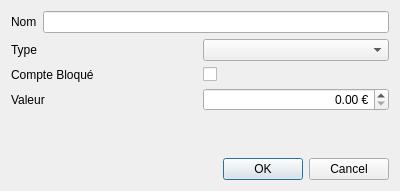
<?xml version="1.0" encoding="UTF-8"?>
<ui version="4.0">
 <class>AccountDialog</class>
 <widget class="QDialog" name="AccountDialog">
  <property name="geometry">
   <rect>
    <x>0</x>
    <y>0</y>
    <width>400</width>
    <height>191</height>
   </rect>
  </property>
  <property name="windowTitle">
   <string>Dialog</string>
  </property>
  <layout class="QGridLayout" name="gridLayout">
   <item row="0" column="0">
    <layout class="QHBoxLayout" name="horizontalLayout_2">
     <item>
      <widget class="QLabel" name="label">
       <property name="text">
        <string>Nom</string>
       </property>
      </widget>
     </item>
     <item>
      <widget class="QLineEdit" name="m_line_edit"/>
     </item>
    </layout>
   </item>
   <item row="1" column="0">
    <layout class="QHBoxLayout" name="horizontalLayout">
     <item>
      <widget class="QLabel" name="label_2">
       <property name="text">
        <string>Type</string>
       </property>
      </widget>
     </item>
     <item>
      <widget class="QComboBox" name="m_combo_box"/>
     </item>
    </layout>
   </item>
   <item row="2" column="0">
    <layout class="QHBoxLayout" name="horizontalLayout_4">
     <item>
      <widget class="QLabel" name="label_4">
       <property name="text">
        <string>Compte Bloqué</string>
       </property>
      </widget>
     </item>
     <item>
      <widget class="QCheckBox" name="m_is_blocked">
       <property name="text">
        <string/>
       </property>
      </widget>
     </item>
    </layout>
   </item>
   <item row="3" column="0">
    <layout class="QHBoxLayout" name="horizontalLayout_3">
     <item>
      <widget class="QLabel" name="label_3">
       <property name="text">
        <string>Valeur</string>
       </property>
      </widget>
     </item>
     <item>
      <widget class="QDoubleSpinBox" name="m_value_box">
       <property name="alignment">
        <set>Qt::AlignRight|Qt::AlignTrailing|Qt::AlignVCenter</set>
       </property>
       <property name="suffix">
        <string> €</string>
       </property>
       <property name="maximum">
        <double>999999999.990000009536743</double>
       </property>
      </widget>
     </item>
    </layout>
   </item>
   <item row="5" column="0">
    <widget class="QDialogButtonBox" name="buttonBox">
     <property name="orientation">
      <enum>Qt::Horizontal</enum>
     </property>
     <property name="standardButtons">
      <set>QDialogButtonBox::Cancel|QDialogButtonBox::Ok</set>
     </property>
    </widget>
   </item>
   <item row="4" column="0">
    <widget class="QLabel" name="m_error_label">
     <property name="text">
      <string/>
     </property>
    </widget>
   </item>
  </layout>
 </widget>
 <resources/>
 <connections>
  <connection>
   <sender>buttonBox</sender>
   <signal>accepted()</signal>
   <receiver>AccountDialog</receiver>
   <slot>onAcceptButtonClicked()</slot>
   <hints>
    <hint type="sourcelabel">
     <x>248</x>
     <y>254</y>
    </hint>
    <hint type="destinationlabel">
     <x>157</x>
     <y>274</y>
    </hint>
   </hints>
  </connection>
  <connection>
   <sender>buttonBox</sender>
   <signal>rejected()</signal>
   <receiver>AccountDialog</receiver>
   <slot>reject()</slot>
   <hints>
    <hint type="sourcelabel">
     <x>316</x>
     <y>260</y>
    </hint>
    <hint type="destinationlabel">
     <x>286</x>
     <y>274</y>
    </hint>
   </hints>
  </connection>
  <connection>
   <sender>m_line_edit</sender>
   <signal>textChanged(QString)</signal>
   <receiver>AccountDialog</receiver>
   <slot>onTextEditChange()</slot>
   <hints>
    <hint type="sourcelabel">
     <x>218</x>
     <y>31</y>
    </hint>
    <hint type="destinationlabel">
     <x>199</x>
     <y>149</y>
    </hint>
   </hints>
  </connection>
 </connections>
 <slots>
  <slot>onAcceptButtonClicked()</slot>
  <slot>onTextEditChange()</slot>
 </slots>
</ui>
